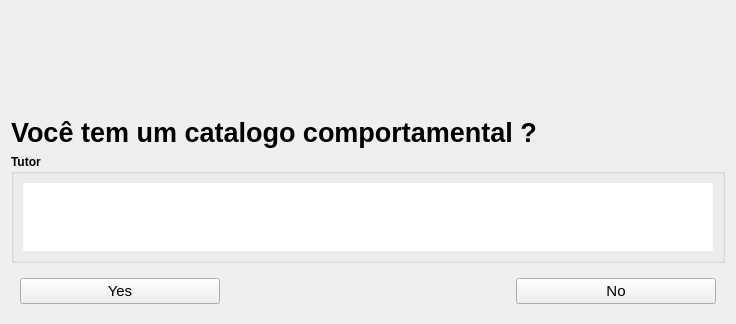
<?xml version="1.0" encoding="UTF-8"?>
<ui version="4.0">
 <class>WarningTutor</class>
 <widget class="QWidget" name="WarningTutor">
  <property name="geometry">
   <rect>
    <x>0</x>
    <y>0</y>
    <width>736</width>
    <height>315</height>
   </rect>
  </property>
  <property name="sizePolicy">
   <sizepolicy hsizetype="Expanding" vsizetype="Expanding">
    <horstretch>0</horstretch>
    <verstretch>0</verstretch>
   </sizepolicy>
  </property>
  <property name="windowTitle">
   <string>Tutor</string>
  </property>
  <layout class="QVBoxLayout" name="verticalLayout_2">
   <property name="sizeConstraint">
    <enum>QLayout::SetDefaultConstraint</enum>
   </property>
   <item>
    <widget class="QLabel" name="imgCabecalho">
     <property name="minimumSize">
      <size>
       <width>0</width>
       <height>100</height>
      </size>
     </property>
     <property name="maximumSize">
      <size>
       <width>16777215</width>
       <height>100</height>
      </size>
     </property>
     <property name="text">
      <string/>
     </property>
     <property name="pixmap">
      <pixmap resource="resourcefile.qrc">:/icons/ethoOS.png</pixmap>
     </property>
     <property name="scaledContents">
      <bool>true</bool>
     </property>
    </widget>
   </item>
   <item>
    <widget class="QLabel" name="lblDestaque">
     <property name="font">
      <font>
       <pointsize>20</pointsize>
       <weight>75</weight>
       <bold>true</bold>
      </font>
     </property>
     <property name="text">
      <string>Você tem um catalogo comportamental ?</string>
     </property>
    </widget>
   </item>
   <item>
    <widget class="QGroupBox" name="grpTutor">
     <property name="sizePolicy">
      <sizepolicy hsizetype="Expanding" vsizetype="Expanding">
       <horstretch>0</horstretch>
       <verstretch>0</verstretch>
      </sizepolicy>
     </property>
     <property name="font">
      <font>
       <weight>75</weight>
       <bold>true</bold>
      </font>
     </property>
     <property name="title">
      <string>Tutor</string>
     </property>
     <layout class="QVBoxLayout" name="verticalLayout">
      <item>
       <widget class="QTextEdit" name="textoTutor">
        <property name="font">
         <font>
          <pointsize>12</pointsize>
         </font>
        </property>
        <property name="frameShape">
         <enum>QFrame::NoFrame</enum>
        </property>
        <property name="verticalScrollBarPolicy">
         <enum>Qt::ScrollBarAsNeeded</enum>
        </property>
        <property name="horizontalScrollBarPolicy">
         <enum>Qt::ScrollBarAlwaysOff</enum>
        </property>
        <property name="sizeAdjustPolicy">
         <enum>QAbstractScrollArea::AdjustToContents</enum>
        </property>
        <property name="readOnly">
         <bool>true</bool>
        </property>
        <property name="html">
         <string>&lt;!DOCTYPE HTML PUBLIC &quot;-//W3C//DTD HTML 4.0//EN&quot; &quot;http://www.w3.org/TR/REC-html40/strict.dtd&quot;&gt;
&lt;html&gt;&lt;head&gt;&lt;meta name=&quot;qrichtext&quot; content=&quot;1&quot; /&gt;&lt;style type=&quot;text/css&quot;&gt;
p, li { white-space: pre-wrap; }
&lt;/style&gt;&lt;/head&gt;&lt;body style=&quot; font-family:'MS Shell Dlg 2'; font-size:12pt; font-weight:600; font-style:normal;&quot;&gt;
&lt;p style=&quot;-qt-paragraph-type:empty; margin-top:0px; margin-bottom:0px; margin-left:0px; margin-right:0px; -qt-block-indent:0; text-indent:0px; font-size:8.25pt;&quot;&gt;&lt;br /&gt;&lt;/p&gt;&lt;/body&gt;&lt;/html&gt;</string>
        </property>
        <property name="placeholderText">
         <string/>
        </property>
       </widget>
      </item>
     </layout>
    </widget>
   </item>
   <item>
    <widget class="QWidget" name="widget" native="true">
     <property name="font">
      <font>
       <pointsize>11</pointsize>
      </font>
     </property>
     <layout class="QHBoxLayout" name="horizontalLayout">
      <item>
       <widget class="QPushButton" name="pbYes">
        <property name="minimumSize">
         <size>
          <width>200</width>
          <height>0</height>
         </size>
        </property>
        <property name="text">
         <string>Yes</string>
        </property>
       </widget>
      </item>
      <item>
       <spacer name="horizontalSpacer">
        <property name="orientation">
         <enum>Qt::Horizontal</enum>
        </property>
        <property name="sizeHint" stdset="0">
         <size>
          <width>20</width>
          <height>20</height>
         </size>
        </property>
       </spacer>
      </item>
      <item>
       <widget class="QPushButton" name="pbNo">
        <property name="minimumSize">
         <size>
          <width>200</width>
          <height>0</height>
         </size>
        </property>
        <property name="text">
         <string>No</string>
        </property>
       </widget>
      </item>
     </layout>
    </widget>
   </item>
  </layout>
 </widget>
 <resources>
  <include location="resourcefile.qrc"/>
 </resources>
 <connections/>
</ui>
